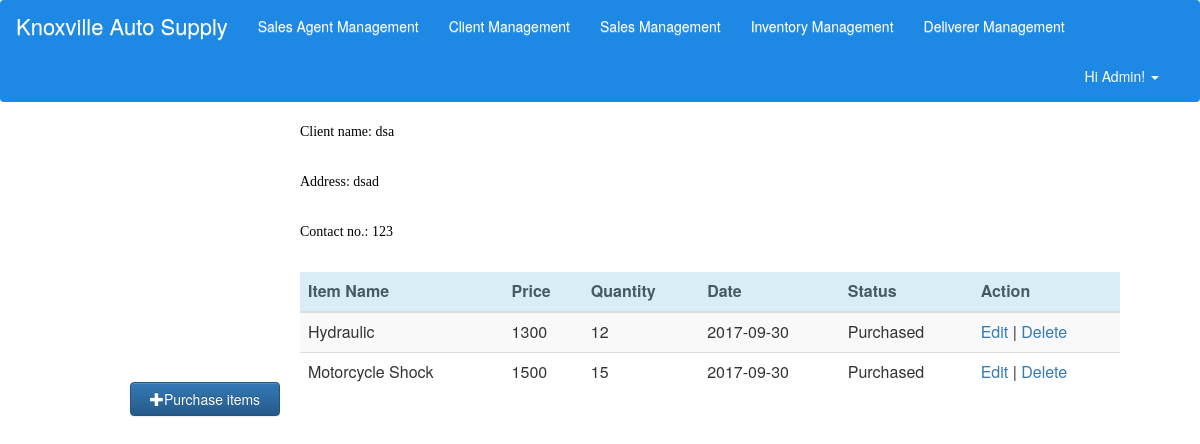
The page /knoxville/viewTransaction/17 on the database its author committed.
### tables this page shows
CREATE TABLE `client` (
  `clientID` int(11) NOT NULL,
  `client_name` varchar(50) NOT NULL,
  `address` varchar(50) NOT NULL,
  `contact_no` int(11) NOT NULL
);

CREATE TABLE `item` (
  `itemID` int(11) NOT NULL,
  `item_desc` varchar(30) NOT NULL,
  `stocks` int(11) NOT NULL DEFAULT '0'
);

CREATE TABLE `transaction` (
  `transID` int(11) NOT NULL,
  `date` date NOT NULL,
  `time` time NOT NULL,
  `status` varchar(10) NOT NULL,
  `unit_price` int(11) NOT NULL,
  `quantity` int(11) NOT NULL DEFAULT '1',
  `itemID` int(11) NOT NULL,
  `orderID` int(11) NOT NULL
);

### application/controllers/knoxville.php (called while the page is built, shortened)
<?php
class Knoxville extends CI_Controller {
    public function __construct(){
        $this->load->model('client_model','Client');
        $this->load->model('sales_agent_model','SalesAgent');
		$this->load->model('order_model','Order');
		$this->load->model('item_model','Item');
		$this->load->model('transaction_model','Transaction');
		$this->load->model('deliverer_model','Deliverer');
    }
	public function viewTransaction($orderID){
        $condition = array('orderID' => $orderID);
		$orderRec = $this->Order->read($condition);
		$data['orderID'] = $orderID;
		 foreach($orderRec as $o){
            $clientID = $o['clientID'];
        }
		$condition = array('clientID' => $clientID);
        $clientRec = $this->Client->read($condition);
		 foreach($clientRec as $o){
            $data['cname'] = $o['client_name'];
            $data['cadd'] = $o['address'];
			$data['cnum'] = $o['contact_no'];
        }
		$condition = array('orderID' => $orderID);
		$transRec = $this->Transaction->read($condition);
		$data['trans'] = $transRec;
		$result_array = $this->Item->read();
		$data['items'] = $result_array;
		$header_data['title'] = "$orderID: Order Details";
		$this->load->view('include/header',$header_data);
        $this->load->view('trans_view',$data);
    }
}

### index.php (called while the page is built, shortened)
<?php
require_once BASEPATH.'core/CodeIgniter.php';

### application/models/client_model.php (called while the page is built, shortened)
<?php
class Client_model extends CI_Model {
    private $table = 'client';
    function read($condition=null){
        $this->db->select('*');
        $this->db->from($this->table);
        if(isset($condition))
            $this->db->where($condition);
        $query = $this->db->get();
        if($query->num_rows()>0)
            return $query->result_array();
        else
            return false;
    }
}
?>

### application/models/transaction_model.php (called while the page is built, shortened)
<?php
class Transaction_model extends CI_Model {
    private $table = 'transaction';
    function read($condition=null){
        $this->db->select('*');
        $this->db->from($this->table);
        $this->db->order_by('date','desc');
        if(isset($condition))
            $this->db->where($condition);
        $query = $this->db->get();
        if($query->num_rows()>0)
            return $query->result_array();
        else
            return false;
    }
}
?>

### application/models/item_model.php (called while the page is built, shortened)
<?php
class Item_model extends CI_Model {
    private $table = 'item';
    function read($condition=null){
        $this->db->select('*');
        $this->db->from($this->table);
        $query = $this->db->get();
        if($query->num_rows()>0)
            return $query->result_array();
        else
            return false;
    }
}
?>

### application/views/trans_view.php (the view)
<!DOCTYPE html>
<div class="margin left">
	<p class="font">Client name: <?php echo $cname?></p><br />
	<p class="font">Address: <?php echo $cadd?></p><br />
	<p class="font">Contact no.: <?php echo $cnum?></p><br />
</div>
<a href="<?php echo base_url('knoxville/addPurchase/'.$orderID.'') ?>" >
    <button class="btn btn-primary" type="button" id="addButton"><span class="glyphicon glyphicon-plus"> </span>Purchase items</button></a>
<div id="table" class="margin">
	<div class="table-responsive ">
    <table class="table table-striped">
        <thead>
            <tr id="trHead">
                <th class="info">Item Name</th>
				<th class="info">Price</th>
				<th class="info">Quantity</th>
                <th class="info">Date</th>
                <th class="info">Status</th>
                <th class="info">Action</th>
            </tr>
        </thead>
        <tbody>
            <?php
                foreach($trans as $t){
                    echo "<tr><td>";
					foreach($items as $i)
					{
						if ($t['itemID'] == $i['itemID'])
						echo $i['item_desc'];
					}
					echo '</td><td>'.$t['unit_price'].'</td><td>'.$t['quantity'].'</td><td>'.$t['date'].'</td><td>'.$t['status'].'</td><td><a href="'.base_url('knoxville/updateTransaction/'.$t['transID']).'">Edit</a> | <a href="">Delete</a></td></tr>';
					}
            ?>
        </tbody>
    </table>
</div>
</div>
</body>
</html>

### assets/css/MyCSS.css (style rules this page uses)
div#table { width:820px; height:300px; }
tr#trHead { color:#455A64; }
button#addButton.btn.btn-primary { margin-left:130px; margin-top: 110px; width:150px; float:left; }
.left { margin-left: 80px; }
.font { font-family: montserrat; color: black; }
.margin { margin-left:300px; }

### rows shown on the page
client: client_name "dsa", address "dsad", contact_no "123"
transaction: unit_price "1300", quantity "12", date "2017-09-30", status "Purchased"
item: item_desc "Hydraulic"
transaction: unit_price "1500", quantity "15", date "2017-09-30", status "Purchased"
item: item_desc "Motorcycle Shock"
